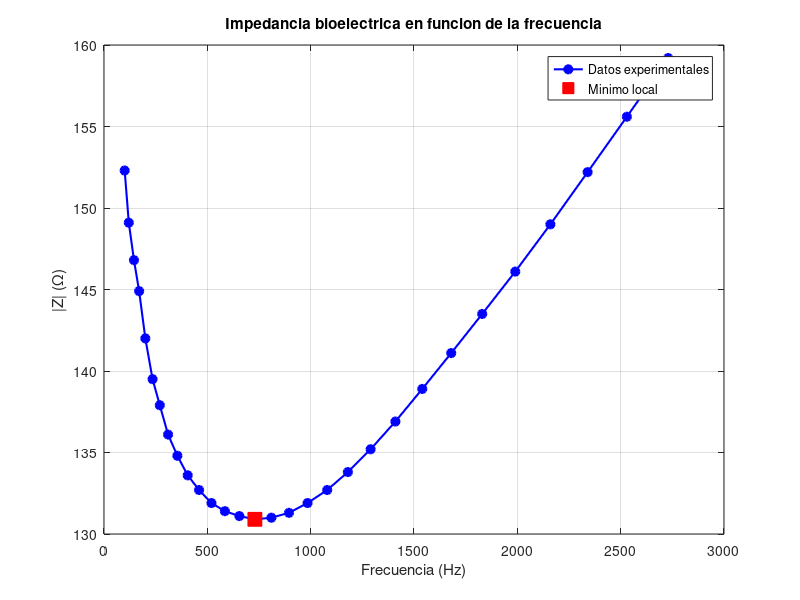

MATLAB code to generate this figure:
clc
clear
close all

% Datos experimentales
f = [100 120 145 170 200 235 270 310 355 405 ...
    460 520 585 655 730 810 895 985 1080 1180 ...
    1290 1410 1540 1680 1830 1990 2160 2340 ...
    2530 2730];

Z = [152.3 149.1 146.8 144.9 142.0 139.5 137.9 ...
    136.1 134.8 133.6 132.7 131.9 131.4 131.1 ...
    130.9 131.0 131.3 131.9 132.7 133.8 135.2 ...
    136.9 138.9 141.1 143.5 146.1 149.0 152.2 ...
    155.6 159.2];

% Grafica de impedancia vs frecuencia
figure

plot(f,Z,'bo-','LineWidth',1.5,...
    'MarkerFaceColor','b')

grid on
box on

xlabel('Frecuencia (Hz)')
ylabel('|Z| (\Omega)')

title('Impedancia bioelectrica en funcion de la frecuencia')

% Minimo local
[Zmin,idx] = min(Z);
fmin = f(idx);

hold on

plot(fmin,Zmin,'rs',...
    'MarkerSize',10,...
    'MarkerFaceColor','r')

legend('Datos experimentales','Minimo local')
